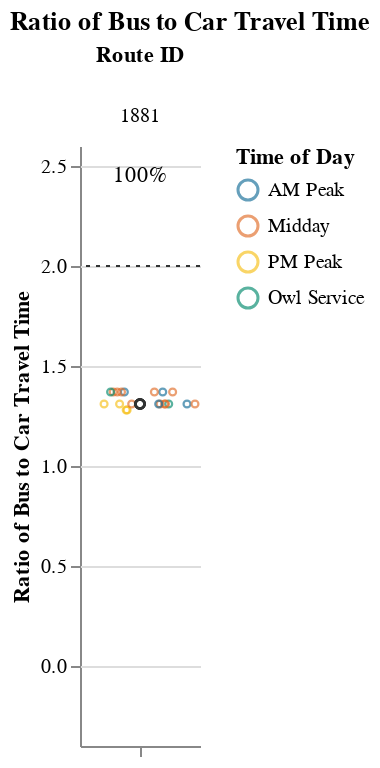
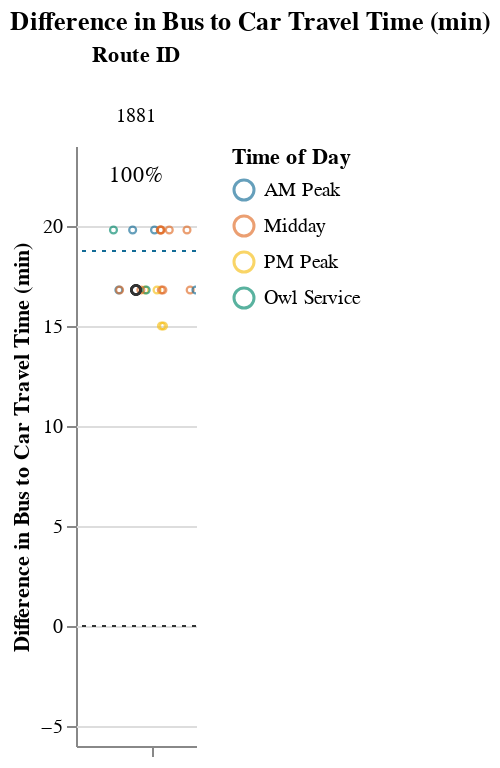

These figures' notebook cell, in order:
### Markdown cell above
### Medium Routes (1-1.5 hrs)

### Code cell
route_group = "medium"
try:
    subset_routes, mult, diff  = setup_charts(df, PCT_COMPETITIVE_THRESHOLD, route_group)
    if len(subset_routes) > 0:
        display(
            Markdown(
                f"{CAPTIONS_DICT[route_group]}"
                "Within each route group, routes are sorted in descending order "
                "by % competitive trips and # trips below the additional time cut-off."
            )
        )

        display(mult)
        display(diff)
except:
    print("No routes meet this criteria.")

### Figure 1 — Vega-Lite specification as saved in the notebook (floating-point values rounded to 4 significant figures)
{"config": {"view": {"continuousWidth": 400, "continuousHeight": 300, "stroke": null}, "facet": {"spacing": 0}}, "data": {"name": "data-5e9cf482d3eb2c3bbdb30f50eab7033a"}, "facet": {"column": {"field": "route_id", "sort": ["1881"], "title": "Route ID", "type": "nominal"}}, "spec": {"layer": [{"mark": {"type": "point", "opacity": 0.65, "size": 12, "strokeWidth": 1.1}, "encoding": {"color": {"field": "time_of_day", "scale": {"range": ["#136C97", "#E16B26", "#F6BF16", "#00896B", "#7790A3", "#5B559C"]}, "sort": ["AM Peak", "Midday", "PM Peak", "Owl Service"], "title": "Time of Day", "type": "nominal"}, "tooltip": [{"field": "route_id", "type": "nominal"}, {"field": "trip_id", "type": "nominal"}, {"field": "service_hours", "type": "quantitative"}, {"field": "car_duration_hours", "type": "quantitative"}, {"field": "bus_multiplier", "type": "quantitative"}, {"field": "bus_difference", "type": "quantitative"}, {"field": "num_trips", "type": "quantitative"}, {"field": "num_competitive", "type": "quantitative"}, {"field": "pct_trips_competitive", "type": "quantitative"}, {"field": "p25", "type": "quantitative"}, {"field": "p50", "type": "quantitative"}, {"field": "p75", "type": "quantitative"}], "x": {"axis": {"grid": false, "labels": false, "ticks": true, "values": [0]}, "field": "jitter", "scale": {}, "title": null, "type": "quantitative"}, "y": {"field": "bus_multiplier", "scale": {"domain": [-0.25, 2.5]}, "title": "Ratio of Bus to Car Travel Time", "type": "quantitative"}}, "selection": {"selector001": {"type": "interval", "bind": "scales", "encodings": ["x", "y"]}}, "transform": [{"calculate": "sqrt(-2*log(random()))*cos(2*PI*random())", "as": "jitter"}], "width": 60}, {"layer": [{"mark": {"type": "point", "opacity": 0.6, "size": 20, "strokeWidth": 1.3}, "encoding": {"color": {"value": "#323434"}, "y": {"field": "bus_multiplier", "type": "quantitative"}}, "transform": [{"filter": "(datum.p50_trip === 1)"}]}, {"mark": {"type": "rule", "strokeDash": [2, 3]}, "encoding": {"color": {"value": "#323434"}, "y": {"field": "cutoff", "type": "quantitative"}}}, {"mark": {"type": "text", "align": "center", "baseline": "middle"}, "encoding": {"color": {"value": "black"}, "text": {"field": "pct_trips_competitive", "format": ".0%", "type": "quantitative"}, "tooltip": [{"field": "route_id", "type": "nominal"}, {"field": "trip_id", "type": "nominal"}, {"field": "service_hours", "type": "quantitative"}, {"field": "car_duration_hours", "type": "quantitative"}, {"field": "bus_multiplier", "type": "quantitative"}, {"field": "bus_difference", "type": "quantitative"}, {"field": "num_trips", "type": "quantitative"}, {"field": "num_competitive", "type": "quantitative"}, {"field": "pct_trips_competitive", "type": "quantitative"}, {"field": "p25", "type": "quantitative"}, {"field": "p50", "type": "quantitative"}, {"field": "p75", "type": "quantitative"}], "x": {"value": 30}, "y": {"value": 15}}, "transform": [{"calculate": "sqrt(-2*log(random()))*cos(2*PI*random())", "as": "jitter"}, {"filter": "(datum.fastest_trip === 1)"}]}]}]}, "resolve": {"scale": {"y": "shared"}}, "title": "Ratio of Bus to Car Travel Time", "$schema": "https://vega.github.io/schema/vega-lite/v4.17.0.json", "datasets": {"data-5e9cf482d3eb2c3bbdb30f50eab7033a": [{"calitp_itp_id": 343, "trip_key": 7516215431355909309, "trip_id": "t_1963129_b_33141_tn_0", "shape_id": "p_1303793", "route_id": "1881", "service_hours": 1.15, "trip_first_departure_ts": 63900, "trip_last_arrival_ts": 68040, "departure_hour": 17, "time_of_day": "PM Peak", "p25": 1.18, "p50": 1.18, "p75": 1.23, "p50_trip": 0, "fastest_trip": 0, "car_duration_hours": 0.9, "competitive_route": 1, "bus_multiplier": 1.28, "bus_difference": 15.0, "num_trips": 20, "num_competitive": 20, "pct_trips_competitive": 1.0, "bus_difference_spread": 4.8, "route_group": "medium", "max_trip_hrs": 1.23, "max_trip_route_group": 1.25, "name": "Transit Joint Powers Authority for Merced County", "caltrans_district": "10 - Stockton", "drmt_organization_name": null, "cutoff2": 18.75, "cutoff": 2}, {"calitp_itp_id": 343, "trip_key": -9179148727592923166, "trip_id": "t_1963130_b_33141_tn_0", "shape_id": "p_1303793", "route_id": "1881", "service_hours": 1.15, "trip_first_departure_ts": 70200, "trip_last_arrival_ts": 74340, "departure_hour": 19, "time_of_day": "PM Peak", "p25": 1.18, "p50": 1.18, "p75": 1.23, "p50_trip": 0, "fastest_trip": 1, "car_duration_hours": 0.9, "competitive_route": 1, "bus_multiplier": 1.28, "bus_difference": 15.0, "num_trips": 20, "num_competitive": 20, "pct_trips_competitive": 1.0, "bus_difference_spread": 4.8, "route_group": "medium", "max_trip_hrs": 1.23, "max_trip_route_group": 1.25, "name": "Transit Joint Powers Authority for Merced County", "caltrans_district": "10 - Stockton", "drmt_organization_name": null, "cutoff2": 18.75, "cutoff": 2}, {"calitp_itp_id": 343, "trip_key": 5381214985750226954, "trip_id": "t_1963141_b_33141_tn_0", "shape_id": "p_1303791", "route_id": "1881", "service_hours": 1.18, "trip_first_departure_ts": 65040, "trip_last_arrival_ts": 69300, "departure_hour": 18, "time_of_day": "PM Peak", "p25": 1.18, "p50": 1.18, "p75": 1.23, "p50_trip": 1, "fastest_trip": 0, "car_duration_hours": 0.9, "competitive_route": 1, "bus_multiplier": 1.31, "bus_difference": 16.8, "num_trips": 20, "num_competitive": 20, "pct_trips_competitive": 1.0, "bus_difference_spread": 4.8, "route_group": "medium", "max_trip_hrs": 1.23, "max_trip_route_group": 1.25, "name": "Transit Joint Powers Authority for Merced County", "caltrans_district": "10 - Stockton", "drmt_organization_name": null, "cutoff2": 18.75, "cutoff": 2}, {"calitp_itp_id": 343, "trip_key": 5286043343502123648, "trip_id": "t_1963133_b_33141_tn_0", "shape_id": "p_1303791", "route_id": "1881", "service_hours": 1.18, "trip_first_departure_ts": 21840, "trip_last_arrival_ts": 26100, "departure_hour": 6, "time_of_day": "Owl Service", "p25": 1.18, "p50": 1.18, "p75": 1.23, "p50_trip": 1, "fastest_trip": 0, "car_duration_hours": 0.9, "competitive_route": 1, "bus_multiplier": 1.31, "bus_difference": 16.8, "num_trips": 20, "num_competitive": 20, "pct_trips_competitive": 1.0, "bus_difference_spread": 4.8, "route_group": "medium", "max_trip_hrs": 1.23, "max_trip_route_group": 1.25, "name": "Transit Joint Powers Authority for Merced County", "caltrans_district": "10 - Stockton", "drmt_organization_name": null, "cutoff2": 18.75, "cutoff": 2}, {"calitp_itp_id": 343, "trip_key": -3118253142166864359, "trip_id": "t_1963139_b_33141_tn_0", "shape_id": "p_1303791", "route_id": "1881", "service_hours": 1.18, "trip_first_departure_ts": 54240, "trip_last_arrival_ts": 58500, "departure_hour": 15, "time_of_day": "Midday", "p25": 1.18, "p50": 1.18, "p75": 1.23, "p50_trip": 1, "fastest_trip": 0, "car_duration_hours": 0.9, "competitive_route": 1, "bus_multiplier": 1.31, "bus_difference": 16.8, "num_trips": 20, "num_competitive": 20, "pct_trips_competitive": 1.0, "bus_difference_spread": 4.8, "route_group": "medium", "max_trip_hrs": 1.23, "max_trip_route_group": 1.25, "name": "Transit Joint Powers Authority for Merced County", "caltrans_district": "10 - Stockton", "drmt_organization_name": null, "cutoff2": 18.75, "cutoff": 2}, {"calitp_itp_id": 343, "trip_key": -6539832337695123663, "trip_id": "t_1963134_b_33141_tn_0", "shape_id": "p_1303791", "route_id": "1881", "service_hours": 1.18, "trip_first_departure_ts": 38940, "trip_last_arrival_ts": 43200, "departure_hour": 10, "time_of_day": "Midday", "p25": 1.18, "p50": 1.18, "p75": 1.23, "p50_trip": 1, "fastest_trip": 0, "car_duration_hours": 0.9, "competitive_route": 1, "bus_multiplier": 1.31, "bus_difference": 16.8, "num_trips": 20, "num_competitive": 20, "pct_trips_competitive": 1.0, "bus_difference_spread": 4.8, "route_group": "medium", "max_trip_hrs": 1.23, "max_trip_route_group": 1.25, "name": "Transit Joint Powers Authority for Merced County", "caltrans_district": "10 - Stockton", "drmt_organization_name": null, "cutoff2": 18.75, "cutoff": 2}, {"calitp_itp_id": 343, "trip_key": 6122250569749720475, "trip_id": "t_1963142_b_33141_tn_0", "shape_id": "p_1303791", "route_id": "1881", "service_hours": 1.18, "trip_first_departure_ts": 68580, "trip_last_arrival_ts": 72840, "departure_hour": 19, "time_of_day": "PM Peak", "p25": 1.18, "p50": 1.18, "p75": 1.23, "p50_trip": 1, "fastest_trip": 0, "car_duration_hours": 0.9, "competitive_route": 1, "bus_multiplier": 1.31, "bus_difference": 16.8, "num_trips": 20, "num_competitive": 20, "pct_trips_competitive": 1.0, "bus_difference_spread": 4.8, "route_group": "medium", "max_trip_hrs": 1.23, "max_trip_route_group": 1.25, "name": "Transit Joint Powers Authority for Merced County", "caltrans_district": "10 - Stockton", "drmt_organization_name": null, "cutoff2": 18.75, "cutoff": 2}, {"calitp_itp_id": 343, "trip_key": 2683520550618393728, "trip_id": "t_1963138_b_33141_tn_0", "shape_id": "p_1303791", "route_id": "1881", "service_hours": 1.18, "trip_first_departure_ts": 48840, "trip_last_arrival_ts": 53100, "departure_hour": 13, "time_of_day": "Midday", "p25": 1.18, "p50": 1.18, "p75": 1.23, "p50_trip": 1, "fastest_trip": 0, "car_duration_hours": 0.9, "competitive_route": 1, "bus_multiplier": 1.31, "bus_difference": 16.8, "num_trips": 20, "num_competitive": 20, "pct_trips_competitive": 1.0, "bus_difference_spread": 4.8, "route_group": "medium", "max_trip_hrs": 1.23, "max_trip_route_group": 1.25, "name": "Transit Joint Powers Authority for Merced County", "caltrans_district": "10 - Stockton", "drmt_organization_name": null, "cutoff2": 18.75, "cutoff": 2}, {"calitp_itp_id": 343, "trip_key": 3284257985366143338, "trip_id": "t_1963136_b_33141_tn_0", "shape_id": "p_1303791", "route_id": "1881", "service_hours": 1.18, "trip_first_departure_ts": 32640, "trip_last_arrival_ts": 36900, "departure_hour": 9, "time_of_day": "AM Peak", "p25": 1.18, "p50": 1.18, "p75": 1.23, "p50_trip": 1, "fastest_trip": 0, "car_duration_hours": 0.9, "competitive_route": 1, "bus_multiplier": 1.31, "bus_difference": 16.8, "num_trips": 20, "num_competitive": 20, "pct_trips_competitive": 1.0, "bus_difference_spread": 4.8, "route_group": "medium", "max_trip_hrs": 1.23, "max_trip_route_group": 1.25, "name": "Transit Joint Powers Authority for Merced County", "caltrans_district": "10 - Stockton", "drmt_organization_name": null, "cutoff2": 18.75, "cutoff": 2}, {"calitp_itp_id": 343, "trip_key": -6607512870610324607, "trip_id": "t_1963140_b_33141_tn_0", "shape_id": "p_1303791", "route_id": "1881", "service_hours": 1.18, "trip_first_departure_ts": 59640, "trip_last_arrival_ts": 63900, "departure_hour": 16, "time_of_day": "Midday", "p25": 1.18, "p50": 1.18, "p75": 1.23, "p50_trip": 1, "fastest_trip": 0, "car_duration_hours": 0.9, "competitive_route": 1, "bus_multiplier": 1.31, "bus_difference": 16.8, "num_trips": 20, "num_competitive": 20, "pct_trips_competitive": 1.0, "bus_difference_spread": 4.8, "route_group": "medium", "max_trip_hrs": 1.23, "max_trip_route_group": 1.25, "name": "Transit Joint Powers Authority for Merced County", "caltrans_district": "10 - Stockton", "drmt_organization_name": null, "cutoff2": 18.75, "cutoff": 2}, {"calitp_itp_id": 343, "trip_key": 7077916178314187876, "trip_id": "t_1963135_b_33141_tn_0", "shape_id": "p_1303791", "route_id": "1881", "service_hours": 1.18, "trip_first_departure_ts": 29040, "trip_last_arrival_ts": 33300, "departure_hour": 8, "time_of_day": "AM Peak", "p25": 1.18, "p50": 1.18, "p75": 1.23, "p50_trip": 1, "fastest_trip": 0, "car_duration_hours": 0.9, "competitive_route": 1, "bus_multiplier": 1.31, "bus_difference": 16.8, "num_trips": 20, "num_competitive": 20, "pct_trips_competitive": 1.0, "bus_difference_spread": 4.8, "route_group": "medium", "max_trip_hrs": 1.23, "max_trip_route_group": 1.25, "name": "Transit Joint Powers Authority for Merced County", "caltrans_district": "10 - Stockton", "drmt_organization_name": null, "cutoff2": 18.75, "cutoff": 2}, {"calitp_itp_id": 343, "trip_key": 1642406009089055462, "trip_id": "t_1963137_b_33141_tn_0", "shape_id": "p_1303791", "route_id": "1881", "service_hours": 1.18, "trip_first_departure_ts": 43440, "trip_last_arrival_ts": 47700, "departure_hour": 12, "time_of_day": "Midday", "p25": 1.18, "p50": 1.18, "p75": 1.23, "p50_trip": 1, "fastest_trip": 0, "car_duration_hours": 0.9, "competitive_route": 1, "bus_multiplier": 1.31, "bus_difference": 16.8, "num_trips": 20, "num_competitive": 20, "pct_trips_competitive": 1.0, "bus_difference_spread": 4.8, "route_group": "medium", "max_trip_hrs": 1.23, "max_trip_route_group": 1.25, "name": "Transit Joint Powers Authority for Merced County", "caltrans_district": "10 - Stockton", "drmt_organization_name": null, "cutoff2": 18.75, "cutoff": 2}, {"calitp_itp_id": 343, "trip_key": -4440352420161409541, "trip_id": "t_1963126_b_33141_tn_0", "shape_id": "p_1303788", "route_id": "1881", "service_hours": 1.23, "trip_first_departure_ts": 33300, "trip_last_arrival_ts": 37740, "departure_hour": 9, "time_of_day": "AM Peak", "p25": 1.18, "p50": 1.18, "p75": 1.23, "p50_trip": 0, "fastest_trip": 0, "car_duration_hours": 0.9, "competitive_route": 1, "bus_multiplier": 1.37, "bus_difference": 19.8, "num_trips": 20, "num_competitive": 20, "pct_trips_competitive": 1.0, "bus_difference_spread": 4.8, "route_group": "medium", "max_trip_hrs": 1.23, "max_trip_route_group": 1.25, "name": "Transit Joint Powers Authority for Merced County", "caltrans_district": "10 - Stockton", "drmt_organization_name": null, "cutoff2": 18.75, "cutoff": 2}, {"calitp_itp_id": 343, "trip_key": 4330130170498142458, "trip_id": "t_1963124_b_33141_tn_0", "shape_id": "p_1303788", "route_id": "1881", "service_hours": 1.23, "trip_first_departure_ts": 48600, "trip_last_arrival_ts": 53040, "departure_hour": 13, "time_of_day": "Midday", "p25": 1.18, "p50": 1.18, "p75": 1.23, "p50_trip": 0, "fastest_trip": 0, "car_duration_hours": 0.9, "competitive_route": 1, "bus_multiplier": 1.37, "bus_difference": 19.8, "num_trips": 20, "num_competitive": 20, "pct_trips_competitive": 1.0, "bus_difference_spread": 4.8, "route_group": "medium", "max_trip_hrs": 1.23, "max_trip_route_group": 1.25, "name": "Transit Joint Powers Authority for Merced County", "caltrans_district": "10 - Stockton", "drmt_organization_name": null, "cutoff2": 18.75, "cutoff": 2}, {"calitp_itp_id": 343, "trip_key": -1448756516359851733, "trip_id": "t_1963131_b_33141_tn_0", "shape_id": "p_1303788", "route_id": "1881", "service_hours": 1.23, "trip_first_departure_ts": 27000, "trip_last_arrival_ts": 31440, "departure_hour": 7, "time_of_day": "AM Peak", "p25": 1.18, "p50": 1.18, "p75": 1.23, "p50_trip": 0, "fastest_trip": 0, "car_duration_hours": 0.9, "competitive_route": 1, "bus_multiplier": 1.37, "bus_difference": 19.8, "num_trips": 20, "num_competitive": 20, "pct_trips_competitive": 1.0, "bus_difference_spread": 4.8, "route_group": "medium", "max_trip_hrs": 1.23, "max_trip_route_group": 1.25, "name": "Transit Joint Powers Authority for Merced County", "caltrans_district": "10 - Stockton", "drmt_organization_name": null, "cutoff2": 18.75, "cutoff": 2}, {"calitp_itp_id": 343, "trip_key": 2839669944368947609, "trip_id": "t_1963125_b_33141_tn_0", "shape_id": "p_1303788", "route_id": "1881", "service_hours": 1.23, "trip_first_departure_ts": 59400, "trip_last_arrival_ts": 63840, "departure_hour": 16, "time_of_day": "Midday", "p25": 1.18, "p50": 1.18, "p75": 1.23, "p50_trip": 0, "fastest_trip": 0, "car_duration_hours": 0.9, "competitive_route": 1, "bus_multiplier": 1.37, "bus_difference": 19.8, "num_trips": 20, "num_competitive": 20, "pct_trips_competitive": 1.0, "bus_difference_spread": 4.8, "route_group": "medium", "max_trip_hrs": 1.23, "max_trip_route_group": 1.25, "name": "Transit Joint Powers Authority for Merced County", "caltrans_district": "10 - Stockton", "drmt_organization_name": null, "cutoff2": 18.75, "cutoff": 2}, {"calitp_itp_id": 343, "trip_key": -2346356644846226611, "trip_id": "t_1963123_b_33141_tn_0", "shape_id": "p_1303788", "route_id": "1881", "service_hours": 1.23, "trip_first_departure_ts": 37800, "trip_last_arrival_ts": 42240, "departure_hour": 10, "time_of_day": "Midday", "p25": 1.18, "p50": 1.18, "p75": 1.23, "p50_trip": 0, "fastest_trip": 0, "car_duration_hours": 0.9, "competitive_route": 1, "bus_multiplier": 1.37, "bus_difference": 19.8, "num_trips": 20, "num_competitive": 20, "pct_trips_competitive": 1.0, "bus_difference_spread": 4.8, "route_group": "medium", "max_trip_hrs": 1.23, "max_trip_route_group": 1.25, "name": "Transit Joint Powers Authority for Merced County", "caltrans_district": "10 - Stockton", "drmt_organization_name": null, "cutoff2": 18.75, "cutoff": 2}, {"calitp_itp_id": 343, "trip_key": 8313034551470198749, "trip_id": "t_1963128_b_33141_tn_0", "shape_id": "p_1303788", "route_id": "1881", "service_hours": 1.23, "trip_first_departure_ts": 54000, "trip_last_arrival_ts": 58440, "departure_hour": 15, "time_of_day": "Midday", "p25": 1.18, "p50": 1.18, "p75": 1.23, "p50_trip": 0, "fastest_trip": 0, "car_duration_hours": 0.9, "competitive_route": 1, "bus_multiplier": 1.37, "bus_difference": 19.8, "num_trips": 20, "num_competitive": 20, "pct_trips_competitive": 1.0, "bus_difference_spread": 4.8, "route_group": "medium", "max_trip_hrs": 1.23, "max_trip_route_group": 1.25, "name": "Transit Joint Powers Authority for Merced County", "caltrans_district": "10 - Stockton", "drmt_organization_name": null, "cutoff2": 18.75, "cutoff": 2}, {"calitp_itp_id": 343, "trip_key": -5484133089713109700, "trip_id": "t_1963132_b_33141_tn_0", "shape_id": "p_1303788", "route_id": "1881", "service_hours": 1.23, "trip_first_departure_ts": 23400, "trip_last_arrival_ts": 27840, "departure_hour": 6, "time_of_day": "Owl Service", "p25": 1.18, "p50": 1.18, "p75": 1.23, "p50_trip": 0, "fastest_trip": 0, "car_duration_hours": 0.9, "competitive_route": 1, "bus_multiplier": 1.37, "bus_difference": 19.8, "num_trips": 20, "num_competitive": 20, "pct_trips_competitive": 1.0, "bus_difference_spread": 4.8, "route_group": "medium", "max_trip_hrs": 1.23, "max_trip_route_group": 1.25, "name": "Transit Joint Powers Authority for Merced County", "caltrans_district": "10 - Stockton", "drmt_organization_name": null, "cutoff2": 18.75, "cutoff": 2}, {"calitp_itp_id": 343, "trip_key": -8923446581115531070, "trip_id": "t_1963127_b_33141_tn_0", "shape_id": "p_1303788", "route_id": "1881", "service_hours": 1.23, "trip_first_departure_ts": 43200, "trip_last_arrival_ts": 47640, "departure_hour": 12, "time_of_day": "Midday", "p25": 1.18, "p50": 1.18, "p75": 1.23, "p50_trip": 0, "fastest_trip": 0, "car_duration_hours": 0.9, "competitive_route": 1, "bus_multiplier": 1.37, "bus_difference": 19.8, "num_trips": 20, "num_competitive": 20, "pct_trips_competitive": 1.0, "bus_difference_spread": 4.8, "route_group": "medium", "max_trip_hrs": 1.23, "max_trip_route_group": 1.25, "name": "Transit Joint Powers Authority for Merced County", "caltrans_district": "10 - Stockton", "drmt_organization_name": null, "cutoff2": 18.75, "cutoff": 2}]}}

### Figure 2 — Vega-Lite specification as saved in the notebook (floating-point values rounded to 4 significant figures)
{"config": {"view": {"continuousWidth": 400, "continuousHeight": 300, "stroke": null}, "facet": {"spacing": 0}}, "data": {"name": "data-b93ed1a48e262a78d2f2437d4b2e0d5b"}, "facet": {"column": {"field": "route_id", "sort": ["1881"], "title": "Route ID", "type": "nominal"}}, "spec": {"layer": [{"mark": {"type": "point", "opacity": 0.65, "size": 12, "strokeWidth": 1.1}, "encoding": {"color": {"field": "time_of_day", "scale": {"range": ["#136C97", "#E16B26", "#F6BF16", "#00896B", "#7790A3", "#5B559C"]}, "sort": ["AM Peak", "Midday", "PM Peak", "Owl Service"], "title": "Time of Day", "type": "nominal"}, "tooltip": [{"field": "route_id", "type": "nominal"}, {"field": "trip_id", "type": "nominal"}, {"field": "service_hours", "type": "quantitative"}, {"field": "car_duration_hours", "type": "quantitative"}, {"field": "bus_multiplier", "type": "quantitative"}, {"field": "bus_difference", "type": "quantitative"}, {"field": "num_trips", "type": "quantitative"}, {"field": "num_competitive", "type": "quantitative"}, {"field": "pct_trips_competitive", "type": "quantitative"}, {"field": "p25", "type": "quantitative"}, {"field": "p50", "type": "quantitative"}, {"field": "p75", "type": "quantitative"}], "x": {"axis": {"grid": false, "labels": false, "ticks": true, "values": [0]}, "field": "jitter", "scale": {}, "title": null, "type": "quantitative"}, "y": {"field": "bus_difference", "scale": {"domain": [-5, 23.75]}, "title": "Difference in Bus to Car Travel Time (min)", "type": "quantitative"}}, "selection": {"selector002": {"type": "interval", "bind": "scales", "encodings": ["x", "y"]}}, "transform": [{"calculate": "sqrt(-2*log(random()))*cos(2*PI*random())", "as": "jitter"}], "width": 60}, {"layer": [{"mark": {"type": "point", "opacity": 0.6, "size": 20, "strokeWidth": 1.3}, "encoding": {"color": {"value": "#323434"}, "y": {"field": "bus_difference", "type": "quantitative"}}, "transform": [{"filter": "(datum.p50_trip === 1)"}]}, {"mark": {"type": "rule", "strokeDash": [2, 3]}, "encoding": {"color": {"value": "#323434"}, "y": {"field": "cutoff", "type": "quantitative"}}}, {"mark": {"type": "rule", "strokeDash": [2, 3]}, "encoding": {"color": {"value": "#136C97"}, "y": {"field": "cutoff2", "type": "quantitative"}}}, {"mark": {"type": "text", "align": "center", "baseline": "middle"}, "encoding": {"color": {"value": "black"}, "text": {"field": "pct_trips_competitive", "format": ".0%", "type": "quantitative"}, "tooltip": [{"field": "route_id", "type": "nominal"}, {"field": "trip_id", "type": "nominal"}, {"field": "service_hours", "type": "quantitative"}, {"field": "car_duration_hours", "type": "quantitative"}, {"field": "bus_multiplier", "type": "quantitative"}, {"field": "bus_difference", "type": "quantitative"}, {"field": "num_trips", "type": "quantitative"}, {"field": "num_competitive", "type": "quantitative"}, {"field": "pct_trips_competitive", "type": "quantitative"}, {"field": "p25", "type": "quantitative"}, {"field": "p50", "type": "quantitative"}, {"field": "p75", "type": "quantitative"}], "x": {"value": 30}, "y": {"value": 15}}, "transform": [{"calculate": "sqrt(-2*log(random()))*cos(2*PI*random())", "as": "jitter"}, {"filter": "(datum.fastest_trip === 1)"}]}]}]}, "resolve": {"scale": {"y": "shared"}}, "title": "Difference in Bus to Car Travel Time (min)", "$schema": "https://vega.github.io/schema/vega-lite/v4.17.0.json", "datasets": {"data-b93ed1a48e262a78d2f2437d4b2e0d5b": [{"calitp_itp_id": 343, "trip_key": 7516215431355909309, "trip_id": "t_1963129_b_33141_tn_0", "shape_id": "p_1303793", "route_id": "1881", "service_hours": 1.15, "trip_first_departure_ts": 63900, "trip_last_arrival_ts": 68040, "departure_hour": 17, "time_of_day": "PM Peak", "p25": 1.18, "p50": 1.18, "p75": 1.23, "p50_trip": 0, "fastest_trip": 0, "car_duration_hours": 0.9, "competitive_route": 1, "bus_multiplier": 1.28, "bus_difference": 15.0, "num_trips": 20, "num_competitive": 20, "pct_trips_competitive": 1.0, "bus_difference_spread": 4.8, "route_group": "medium", "max_trip_hrs": 1.23, "max_trip_route_group": 1.25, "name": "Transit Joint Powers Authority for Merced County", "caltrans_district": "10 - Stockton", "drmt_organization_name": null, "cutoff2": 18.75, "cutoff": 0}, {"calitp_itp_id": 343, "trip_key": -9179148727592923166, "trip_id": "t_1963130_b_33141_tn_0", "shape_id": "p_1303793", "route_id": "1881", "service_hours": 1.15, "trip_first_departure_ts": 70200, "trip_last_arrival_ts": 74340, "departure_hour": 19, "time_of_day": "PM Peak", "p25": 1.18, "p50": 1.18, "p75": 1.23, "p50_trip": 0, "fastest_trip": 1, "car_duration_hours": 0.9, "competitive_route": 1, "bus_multiplier": 1.28, "bus_difference": 15.0, "num_trips": 20, "num_competitive": 20, "pct_trips_competitive": 1.0, "bus_difference_spread": 4.8, "route_group": "medium", "max_trip_hrs": 1.23, "max_trip_route_group": 1.25, "name": "Transit Joint Powers Authority for Merced County", "caltrans_district": "10 - Stockton", "drmt_organization_name": null, "cutoff2": 18.75, "cutoff": 0}, {"calitp_itp_id": 343, "trip_key": 5381214985750226954, "trip_id": "t_1963141_b_33141_tn_0", "shape_id": "p_1303791", "route_id": "1881", "service_hours": 1.18, "trip_first_departure_ts": 65040, "trip_last_arrival_ts": 69300, "departure_hour": 18, "time_of_day": "PM Peak", "p25": 1.18, "p50": 1.18, "p75": 1.23, "p50_trip": 1, "fastest_trip": 0, "car_duration_hours": 0.9, "competitive_route": 1, "bus_multiplier": 1.31, "bus_difference": 16.8, "num_trips": 20, "num_competitive": 20, "pct_trips_competitive": 1.0, "bus_difference_spread": 4.8, "route_group": "medium", "max_trip_hrs": 1.23, "max_trip_route_group": 1.25, "name": "Transit Joint Powers Authority for Merced County", "caltrans_district": "10 - Stockton", "drmt_organization_name": null, "cutoff2": 18.75, "cutoff": 0}, {"calitp_itp_id": 343, "trip_key": 5286043343502123648, "trip_id": "t_1963133_b_33141_tn_0", "shape_id": "p_1303791", "route_id": "1881", "service_hours": 1.18, "trip_first_departure_ts": 21840, "trip_last_arrival_ts": 26100, "departure_hour": 6, "time_of_day": "Owl Service", "p25": 1.18, "p50": 1.18, "p75": 1.23, "p50_trip": 1, "fastest_trip": 0, "car_duration_hours": 0.9, "competitive_route": 1, "bus_multiplier": 1.31, "bus_difference": 16.8, "num_trips": 20, "num_competitive": 20, "pct_trips_competitive": 1.0, "bus_difference_spread": 4.8, "route_group": "medium", "max_trip_hrs": 1.23, "max_trip_route_group": 1.25, "name": "Transit Joint Powers Authority for Merced County", "caltrans_district": "10 - Stockton", "drmt_organization_name": null, "cutoff2": 18.75, "cutoff": 0}, {"calitp_itp_id": 343, "trip_key": -3118253142166864359, "trip_id": "t_1963139_b_33141_tn_0", "shape_id": "p_1303791", "route_id": "1881", "service_hours": 1.18, "trip_first_departure_ts": 54240, "trip_last_arrival_ts": 58500, "departure_hour": 15, "time_of_day": "Midday", "p25": 1.18, "p50": 1.18, "p75": 1.23, "p50_trip": 1, "fastest_trip": 0, "car_duration_hours": 0.9, "competitive_route": 1, "bus_multiplier": 1.31, "bus_difference": 16.8, "num_trips": 20, "num_competitive": 20, "pct_trips_competitive": 1.0, "bus_difference_spread": 4.8, "route_group": "medium", "max_trip_hrs": 1.23, "max_trip_route_group": 1.25, "name": "Transit Joint Powers Authority for Merced County", "caltrans_district": "10 - Stockton", "drmt_organization_name": null, "cutoff2": 18.75, "cutoff": 0}, {"calitp_itp_id": 343, "trip_key": -6539832337695123663, "trip_id": "t_1963134_b_33141_tn_0", "shape_id": "p_1303791", "route_id": "1881", "service_hours": 1.18, "trip_first_departure_ts": 38940, "trip_last_arrival_ts": 43200, "departure_hour": 10, "time_of_day": "Midday", "p25": 1.18, "p50": 1.18, "p75": 1.23, "p50_trip": 1, "fastest_trip": 0, "car_duration_hours": 0.9, "competitive_route": 1, "bus_multiplier": 1.31, "bus_difference": 16.8, "num_trips": 20, "num_competitive": 20, "pct_trips_competitive": 1.0, "bus_difference_spread": 4.8, "route_group": "medium", "max_trip_hrs": 1.23, "max_trip_route_group": 1.25, "name": "Transit Joint Powers Authority for Merced County", "caltrans_district": "10 - Stockton", "drmt_organization_name": null, "cutoff2": 18.75, "cutoff": 0}, {"calitp_itp_id": 343, "trip_key": 6122250569749720475, "trip_id": "t_1963142_b_33141_tn_0", "shape_id": "p_1303791", "route_id": "1881", "service_hours": 1.18, "trip_first_departure_ts": 68580, "trip_last_arrival_ts": 72840, "departure_hour": 19, "time_of_day": "PM Peak", "p25": 1.18, "p50": 1.18, "p75": 1.23, "p50_trip": 1, "fastest_trip": 0, "car_duration_hours": 0.9, "competitive_route": 1, "bus_multiplier": 1.31, "bus_difference": 16.8, "num_trips": 20, "num_competitive": 20, "pct_trips_competitive": 1.0, "bus_difference_spread": 4.8, "route_group": "medium", "max_trip_hrs": 1.23, "max_trip_route_group": 1.25, "name": "Transit Joint Powers Authority for Merced County", "caltrans_district": "10 - Stockton", "drmt_organization_name": null, "cutoff2": 18.75, "cutoff": 0}, {"calitp_itp_id": 343, "trip_key": 2683520550618393728, "trip_id": "t_1963138_b_33141_tn_0", "shape_id": "p_1303791", "route_id": "1881", "service_hours": 1.18, "trip_first_departure_ts": 48840, "trip_last_arrival_ts": 53100, "departure_hour": 13, "time_of_day": "Midday", "p25": 1.18, "p50": 1.18, "p75": 1.23, "p50_trip": 1, "fastest_trip": 0, "car_duration_hours": 0.9, "competitive_route": 1, "bus_multiplier": 1.31, "bus_difference": 16.8, "num_trips": 20, "num_competitive": 20, "pct_trips_competitive": 1.0, "bus_difference_spread": 4.8, "route_group": "medium", "max_trip_hrs": 1.23, "max_trip_route_group": 1.25, "name": "Transit Joint Powers Authority for Merced County", "caltrans_district": "10 - Stockton", "drmt_organization_name": null, "cutoff2": 18.75, "cutoff": 0}, {"calitp_itp_id": 343, "trip_key": 3284257985366143338, "trip_id": "t_1963136_b_33141_tn_0", "shape_id": "p_1303791", "route_id": "1881", "service_hours": 1.18, "trip_first_departure_ts": 32640, "trip_last_arrival_ts": 36900, "departure_hour": 9, "time_of_day": "AM Peak", "p25": 1.18, "p50": 1.18, "p75": 1.23, "p50_trip": 1, "fastest_trip": 0, "car_duration_hours": 0.9, "competitive_route": 1, "bus_multiplier": 1.31, "bus_difference": 16.8, "num_trips": 20, "num_competitive": 20, "pct_trips_competitive": 1.0, "bus_difference_spread": 4.8, "route_group": "medium", "max_trip_hrs": 1.23, "max_trip_route_group": 1.25, "name": "Transit Joint Powers Authority for Merced County", "caltrans_district": "10 - Stockton", "drmt_organization_name": null, "cutoff2": 18.75, "cutoff": 0}, {"calitp_itp_id": 343, "trip_key": -6607512870610324607, "trip_id": "t_1963140_b_33141_tn_0", "shape_id": "p_1303791", "route_id": "1881", "service_hours": 1.18, "trip_first_departure_ts": 59640, "trip_last_arrival_ts": 63900, "departure_hour": 16, "time_of_day": "Midday", "p25": 1.18, "p50": 1.18, "p75": 1.23, "p50_trip": 1, "fastest_trip": 0, "car_duration_hours": 0.9, "competitive_route": 1, "bus_multiplier": 1.31, "bus_difference": 16.8, "num_trips": 20, "num_competitive": 20, "pct_trips_competitive": 1.0, "bus_difference_spread": 4.8, "route_group": "medium", "max_trip_hrs": 1.23, "max_trip_route_group": 1.25, "name": "Transit Joint Powers Authority for Merced County", "caltrans_district": "10 - Stockton", "drmt_organization_name": null, "cutoff2": 18.75, "cutoff": 0}, {"calitp_itp_id": 343, "trip_key": 7077916178314187876, "trip_id": "t_1963135_b_33141_tn_0", "shape_id": "p_1303791", "route_id": "1881", "service_hours": 1.18, "trip_first_departure_ts": 29040, "trip_last_arrival_ts": 33300, "departure_hour": 8, "time_of_day": "AM Peak", "p25": 1.18, "p50": 1.18, "p75": 1.23, "p50_trip": 1, "fastest_trip": 0, "car_duration_hours": 0.9, "competitive_route": 1, "bus_multiplier": 1.31, "bus_difference": 16.8, "num_trips": 20, "num_competitive": 20, "pct_trips_competitive": 1.0, "bus_difference_spread": 4.8, "route_group": "medium", "max_trip_hrs": 1.23, "max_trip_route_group": 1.25, "name": "Transit Joint Powers Authority for Merced County", "caltrans_district": "10 - Stockton", "drmt_organization_name": null, "cutoff2": 18.75, "cutoff": 0}, {"calitp_itp_id": 343, "trip_key": 1642406009089055462, "trip_id": "t_1963137_b_33141_tn_0", "shape_id": "p_1303791", "route_id": "1881", "service_hours": 1.18, "trip_first_departure_ts": 43440, "trip_last_arrival_ts": 47700, "departure_hour": 12, "time_of_day": "Midday", "p25": 1.18, "p50": 1.18, "p75": 1.23, "p50_trip": 1, "fastest_trip": 0, "car_duration_hours": 0.9, "competitive_route": 1, "bus_multiplier": 1.31, "bus_difference": 16.8, "num_trips": 20, "num_competitive": 20, "pct_trips_competitive": 1.0, "bus_difference_spread": 4.8, "route_group": "medium", "max_trip_hrs": 1.23, "max_trip_route_group": 1.25, "name": "Transit Joint Powers Authority for Merced County", "caltrans_district": "10 - Stockton", "drmt_organization_name": null, "cutoff2": 18.75, "cutoff": 0}, {"calitp_itp_id": 343, "trip_key": -4440352420161409541, "trip_id": "t_1963126_b_33141_tn_0", "shape_id": "p_1303788", "route_id": "1881", "service_hours": 1.23, "trip_first_departure_ts": 33300, "trip_last_arrival_ts": 37740, "departure_hour": 9, "time_of_day": "AM Peak", "p25": 1.18, "p50": 1.18, "p75": 1.23, "p50_trip": 0, "fastest_trip": 0, "car_duration_hours": 0.9, "competitive_route": 1, "bus_multiplier": 1.37, "bus_difference": 19.8, "num_trips": 20, "num_competitive": 20, "pct_trips_competitive": 1.0, "bus_difference_spread": 4.8, "route_group": "medium", "max_trip_hrs": 1.23, "max_trip_route_group": 1.25, "name": "Transit Joint Powers Authority for Merced County", "caltrans_district": "10 - Stockton", "drmt_organization_name": null, "cutoff2": 18.75, "cutoff": 0}, {"calitp_itp_id": 343, "trip_key": 4330130170498142458, "trip_id": "t_1963124_b_33141_tn_0", "shape_id": "p_1303788", "route_id": "1881", "service_hours": 1.23, "trip_first_departure_ts": 48600, "trip_last_arrival_ts": 53040, "departure_hour": 13, "time_of_day": "Midday", "p25": 1.18, "p50": 1.18, "p75": 1.23, "p50_trip": 0, "fastest_trip": 0, "car_duration_hours": 0.9, "competitive_route": 1, "bus_multiplier": 1.37, "bus_difference": 19.8, "num_trips": 20, "num_competitive": 20, "pct_trips_competitive": 1.0, "bus_difference_spread": 4.8, "route_group": "medium", "max_trip_hrs": 1.23, "max_trip_route_group": 1.25, "name": "Transit Joint Powers Authority for Merced County", "caltrans_district": "10 - Stockton", "drmt_organization_name": null, "cutoff2": 18.75, "cutoff": 0}, {"calitp_itp_id": 343, "trip_key": -1448756516359851733, "trip_id": "t_1963131_b_33141_tn_0", "shape_id": "p_1303788", "route_id": "1881", "service_hours": 1.23, "trip_first_departure_ts": 27000, "trip_last_arrival_ts": 31440, "departure_hour": 7, "time_of_day": "AM Peak", "p25": 1.18, "p50": 1.18, "p75": 1.23, "p50_trip": 0, "fastest_trip": 0, "car_duration_hours": 0.9, "competitive_route": 1, "bus_multiplier": 1.37, "bus_difference": 19.8, "num_trips": 20, "num_competitive": 20, "pct_trips_competitive": 1.0, "bus_difference_spread": 4.8, "route_group": "medium", "max_trip_hrs": 1.23, "max_trip_route_group": 1.25, "name": "Transit Joint Powers Authority for Merced County", "caltrans_district": "10 - Stockton", "drmt_organization_name": null, "cutoff2": 18.75, "cutoff": 0}, {"calitp_itp_id": 343, "trip_key": 2839669944368947609, "trip_id": "t_1963125_b_33141_tn_0", "shape_id": "p_1303788", "route_id": "1881", "service_hours": 1.23, "trip_first_departure_ts": 59400, "trip_last_arrival_ts": 63840, "departure_hour": 16, "time_of_day": "Midday", "p25": 1.18, "p50": 1.18, "p75": 1.23, "p50_trip": 0, "fastest_trip": 0, "car_duration_hours": 0.9, "competitive_route": 1, "bus_multiplier": 1.37, "bus_difference": 19.8, "num_trips": 20, "num_competitive": 20, "pct_trips_competitive": 1.0, "bus_difference_spread": 4.8, "route_group": "medium", "max_trip_hrs": 1.23, "max_trip_route_group": 1.25, "name": "Transit Joint Powers Authority for Merced County", "caltrans_district": "10 - Stockton", "drmt_organization_name": null, "cutoff2": 18.75, "cutoff": 0}, {"calitp_itp_id": 343, "trip_key": -2346356644846226611, "trip_id": "t_1963123_b_33141_tn_0", "shape_id": "p_1303788", "route_id": "1881", "service_hours": 1.23, "trip_first_departure_ts": 37800, "trip_last_arrival_ts": 42240, "departure_hour": 10, "time_of_day": "Midday", "p25": 1.18, "p50": 1.18, "p75": 1.23, "p50_trip": 0, "fastest_trip": 0, "car_duration_hours": 0.9, "competitive_route": 1, "bus_multiplier": 1.37, "bus_difference": 19.8, "num_trips": 20, "num_competitive": 20, "pct_trips_competitive": 1.0, "bus_difference_spread": 4.8, "route_group": "medium", "max_trip_hrs": 1.23, "max_trip_route_group": 1.25, "name": "Transit Joint Powers Authority for Merced County", "caltrans_district": "10 - Stockton", "drmt_organization_name": null, "cutoff2": 18.75, "cutoff": 0}, {"calitp_itp_id": 343, "trip_key": 8313034551470198749, "trip_id": "t_1963128_b_33141_tn_0", "shape_id": "p_1303788", "route_id": "1881", "service_hours": 1.23, "trip_first_departure_ts": 54000, "trip_last_arrival_ts": 58440, "departure_hour": 15, "time_of_day": "Midday", "p25": 1.18, "p50": 1.18, "p75": 1.23, "p50_trip": 0, "fastest_trip": 0, "car_duration_hours": 0.9, "competitive_route": 1, "bus_multiplier": 1.37, "bus_difference": 19.8, "num_trips": 20, "num_competitive": 20, "pct_trips_competitive": 1.0, "bus_difference_spread": 4.8, "route_group": "medium", "max_trip_hrs": 1.23, "max_trip_route_group": 1.25, "name": "Transit Joint Powers Authority for Merced County", "caltrans_district": "10 - Stockton", "drmt_organization_name": null, "cutoff2": 18.75, "cutoff": 0}, {"calitp_itp_id": 343, "trip_key": -5484133089713109700, "trip_id": "t_1963132_b_33141_tn_0", "shape_id": "p_1303788", "route_id": "1881", "service_hours": 1.23, "trip_first_departure_ts": 23400, "trip_last_arrival_ts": 27840, "departure_hour": 6, "time_of_day": "Owl Service", "p25": 1.18, "p50": 1.18, "p75": 1.23, "p50_trip": 0, "fastest_trip": 0, "car_duration_hours": 0.9, "competitive_route": 1, "bus_multiplier": 1.37, "bus_difference": 19.8, "num_trips": 20, "num_competitive": 20, "pct_trips_competitive": 1.0, "bus_difference_spread": 4.8, "route_group": "medium", "max_trip_hrs": 1.23, "max_trip_route_group": 1.25, "name": "Transit Joint Powers Authority for Merced County", "caltrans_district": "10 - Stockton", "drmt_organization_name": null, "cutoff2": 18.75, "cutoff": 0}, {"calitp_itp_id": 343, "trip_key": -8923446581115531070, "trip_id": "t_1963127_b_33141_tn_0", "shape_id": "p_1303788", "route_id": "1881", "service_hours": 1.23, "trip_first_departure_ts": 43200, "trip_last_arrival_ts": 47640, "departure_hour": 12, "time_of_day": "Midday", "p25": 1.18, "p50": 1.18, "p75": 1.23, "p50_trip": 0, "fastest_trip": 0, "car_duration_hours": 0.9, "competitive_route": 1, "bus_multiplier": 1.37, "bus_difference": 19.8, "num_trips": 20, "num_competitive": 20, "pct_trips_competitive": 1.0, "bus_difference_spread": 4.8, "route_group": "medium", "max_trip_hrs": 1.23, "max_trip_route_group": 1.25, "name": "Transit Joint Powers Authority for Merced County", "caltrans_district": "10 - Stockton", "drmt_organization_name": null, "cutoff2": 18.75, "cutoff": 0}]}}
